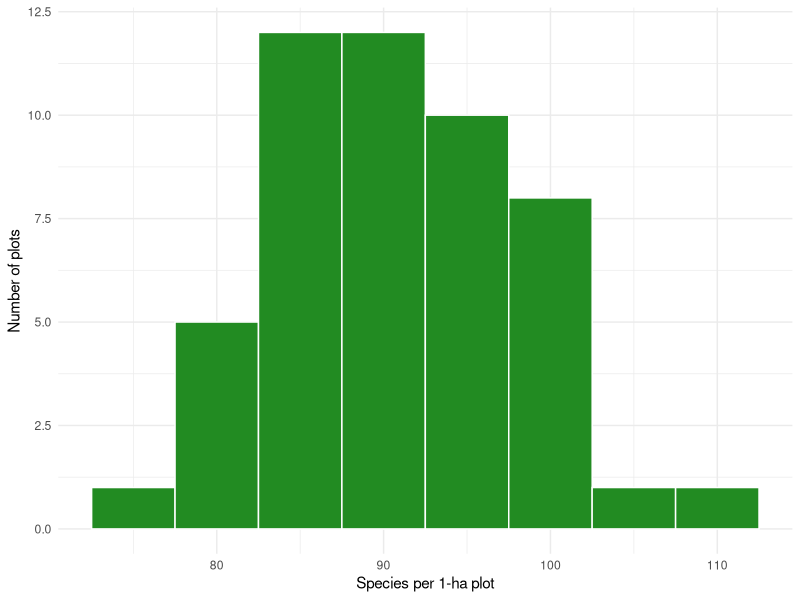
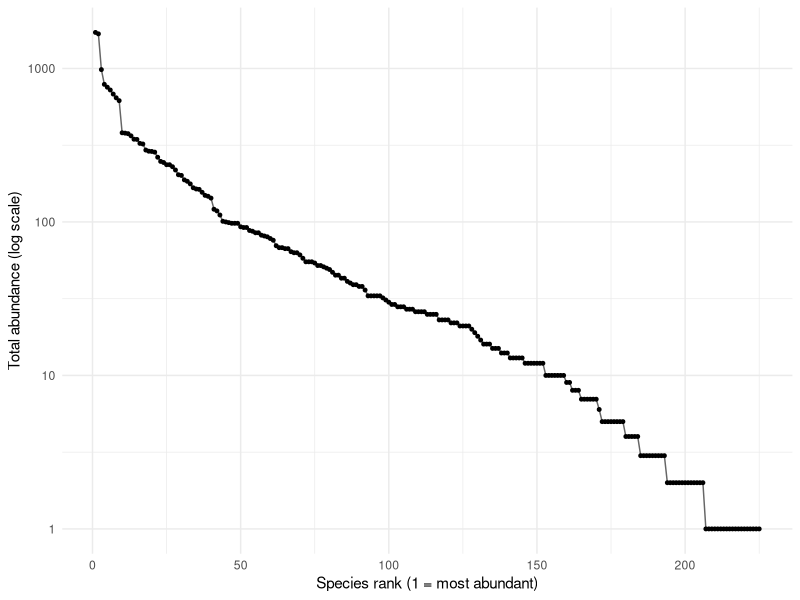
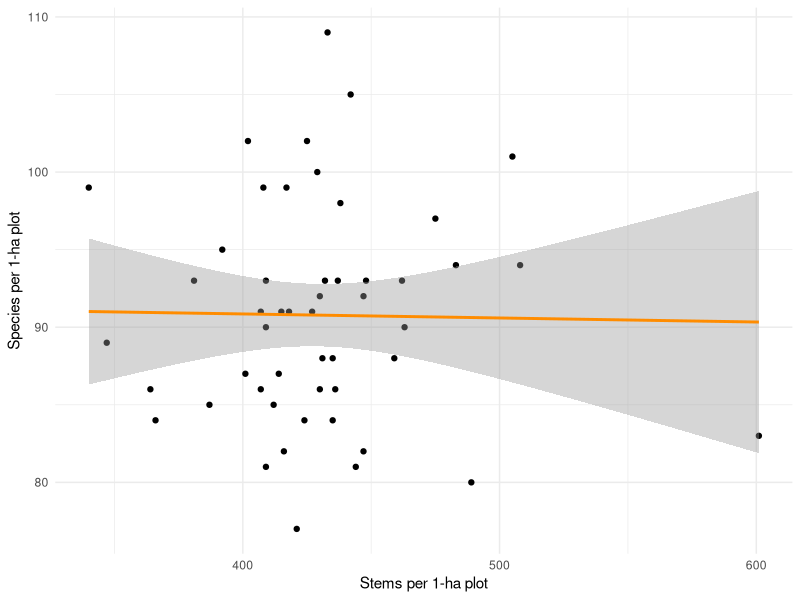
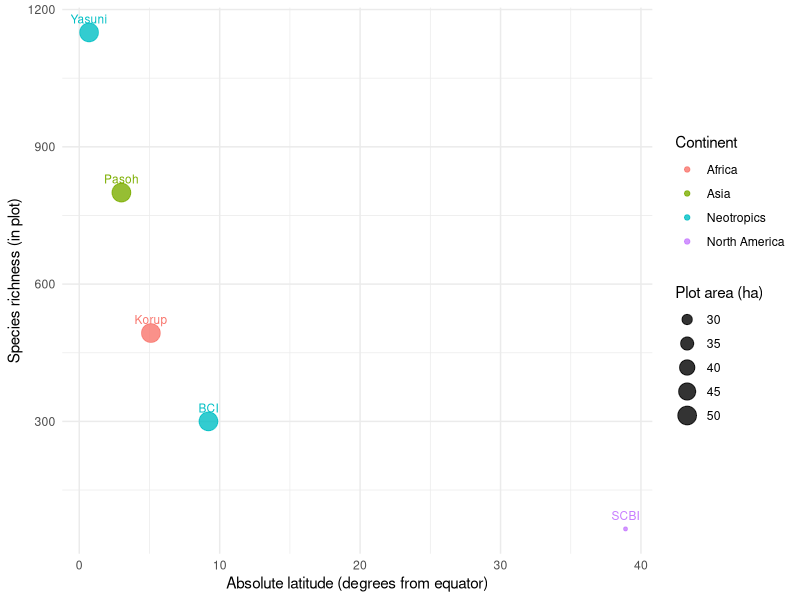

Here is the R script that generated these plots, in order:
# ForestGEO Community Ecology: Why are there so many tree species, and where? ----
# Source: 13-diversity-forestgeo.qmd
# All R code chunks extracted in order of appearance.

# ForestGEO Community Ecology: Why are there so many tree species, and where? ----

## setup ----
#| label: setup
#| include: false
knitr::opts_chunk$set(message = FALSE, warning = FALSE)

## Goals ----

## Preparatory Steps ----

## Background ----

### Three things people mean by "diversity" ----

## Follow the Logic: why richness alone can fool you ----

### Richness depends on how hard you looked ----

### The latitudinal diversity gradient---and an exception ----

## Hypotheses and Predictions ----

## Predict before you compute ----

## Get R ready for work ----

### install ----
#| label: install
#| eval: false
## Run this ONCE, then comment it out.
install.packages("vegan")

### libraries ----
#| label: libraries
library(vegan)      # community ecology: diversity, rarefaction, accumulation
library(tidyverse)  # data wrangling and ggplot2
library(broom)      # tidy model output

data(BCI)           # load the Barro Colorado Island plot-by-species table

### peek ----
#| label: peek
dim(BCI)            # rows = 1-ha plots, columns = species
BCI[1:5, 1:6]       # a corner of the table: counts of trees, by species, by plot

## Walk me through this data table ----

## Measuring diversity at BCI ----

### Richness, plot by plot ----

#### richness ----
#| label: richness
richness <- specnumber(BCI)     # one richness value per 1-ha plot
summary(richness)               # how many species per hectare?

#### fig-richness-hist ----
#| label: fig-richness-hist
#| fig-cap: "Distribution of tree species richness across the fifty 1-ha BCI plots."
tibble(richness = richness) |>
  ggplot(aes(x = richness)) +
  geom_histogram(binwidth = 5, fill = "forestgreen", colour = "white") +
  labs(x = "Species per 1-ha plot", y = "Number of plots") +
  theme_minimal()

### Evenness and the rank--abundance curve ----

#### fig-rankabundance ----
#| label: fig-rankabundance
#| fig-cap: "Rank--abundance (Whittaker) plot for pooled BCI trees. A few species are very common; a long tail is rare."
pooled <- colSums(BCI)                      # total trees of each species, all plots

rank_ab <- tibble(species = names(pooled), abundance = pooled) |>
  filter(abundance > 0) |>
  arrange(desc(abundance)) |>
  mutate(rank = row_number())

ggplot(rank_ab, aes(x = rank, y = abundance)) +
  geom_line(colour = "grey40") +
  geom_point(size = 1) +
  scale_y_log10() +
  labs(x = "Species rank (1 = most abundant)",
       y = "Total abundance (log scale)") +
  theme_minimal()

## Follow the Logic: why a log scale, and why the long tail matters ----

### One number: Shannon and Simpson diversity ----

#### diversity-indices ----
#| label: diversity-indices
shannon <- diversity(BCI, index = "shannon")   # accounts for richness + evenness
simpson <- diversity(BCI, index = "simpson")   # prob. two random trees differ

tibble(shannon = shannon, simpson = simpson) |>
  summarise(across(everything(), list(mean = mean, sd = sd)))

#### hill ----
#| label: hill
## The "effective number of species": how many EQUALLY-common species
## would give the same Shannon diversity?
effective_species <- exp(shannon)
summary(effective_species)

## Follow the Logic: what `exp(H)` means ----

### Rarefaction: comparing fairly ----

#### rarefaction ----
#| label: rarefaction
stems <- rowSums(BCI)                 # total trees per plot
min_stems <- min(stems)               # thin every plot to this many
rarefied <- rarefy(BCI, sample = min_stems)

tibble(observed = richness, rarefied = rarefied) |>
  summarise(mean_observed = mean(observed),
            mean_rarefied = mean(rarefied))

### Does richness just track the number of stems? ----

#### richness-stems-model ----
#| label: richness-stems-model
model_df <- tibble(richness = richness, stems = rowSums(BCI))

fit <- lm(richness ~ stems, data = model_df)

tidy(fit)      # slope, intercept, and their uncertainty
glance(fit)    # r.squared: how much of richness variation stems explain

#### fig-richness-stems ----
#| label: fig-richness-stems
#| fig-cap: "Plot-level richness vs. number of stems, with a fitted line."
ggplot(model_df, aes(x = stems, y = richness)) +
  geom_point() +
  geom_smooth(method = "lm", se = TRUE, colour = "darkorange") +
  labs(x = "Stems per 1-ha plot", y = "Species per 1-ha plot") +
  theme_minimal()

## Walk me through `tidy()` and `glance()` ----

## Comparing forests across the globe ----

### sites-table ----
#| label: sites-table
sites <- tribble(
  ~site,             ~country,    ~continent,      ~abs_latitude, ~area_ha, ~species,
  "SCBI",            "USA",       "North America",          38.9,     25.6,       65,
  "BCI",             "Panama",    "Neotropics",              9.2,     50.0,      300,
  "Korup",           "Cameroon",  "Africa",                  5.1,     50.0,      493,
  "Pasoh",           "Malaysia",  "Asia",                    3.0,     50.0,      800,
  "Yasuni",          "Ecuador",   "Neotropics",              0.7,     50.0,     1150
)

sites

## A trap built into this table ----

### fig-latitude ----
#| label: fig-latitude
#| fig-cap: "Tree species richness vs. absolute latitude across forest plots. Point size shows plot area; colour shows continent. Mind the area caveat."
ggplot(sites, aes(x = abs_latitude, y = species,
                  colour = continent, size = area_ha)) +
  geom_point(alpha = 0.8) +
  geom_text(aes(label = site), vjust = -1, size = 3, show.legend = FALSE) +
  labs(x = "Absolute latitude (degrees from equator)",
       y = "Species richness (in plot)",
       colour = "Continent", size = "Plot area (ha)") +
  theme_minimal() # + scale_y_log10()

## Follow the Logic: from deduction to abduction ----

## Deliverables ----

## References ----
